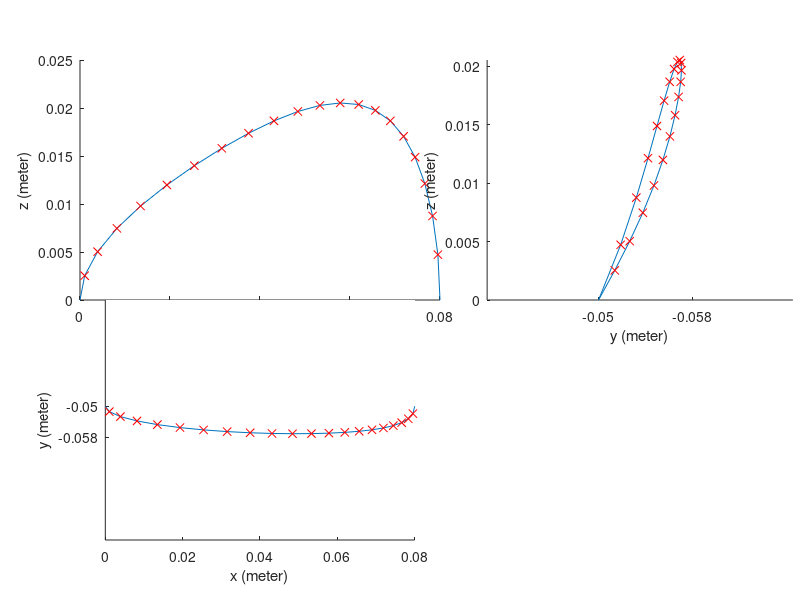

MATLAB code for this plot:
RFP = [
0.000000 -0.050000 0.000000;
0.001039 -0.051390 0.002534;
0.003912 -0.052667 0.005033;
0.008199 -0.053789 0.007464;
0.013464 -0.054737 0.009790;
0.019310 -0.055506 0.011979;
0.025409 -0.056104 0.013994;
0.031515 -0.056545 0.015802;
0.037452 -0.056847 0.017369;
0.043104 -0.057024 0.018659;
0.048404 -0.057093 0.019638;
0.053315 -0.057065 0.020271;
0.057823 -0.056949 0.020525;
0.061930 -0.056747 0.020364;
0.065641 -0.056462 0.019753;
0.068966 -0.056085 0.018659;
0.071909 -0.055606 0.017046;
0.074469 -0.055000 0.014881;
0.076630 -0.054231 0.012128;
0.078348 -0.053232 0.008754;
0.079534 -0.051893 0.004722;
0.080000 -0.050000 0.000000;
];

%plot3(RFP(:,1), RFP(:,2), RFP(:,3))
%plot3(RFP(:,1), RFP(:,2), RFP(:,3), 'rx')

figure 
subplot (2, 2, 1)
hold on
% x-z
plot(RFP(:,1), RFP(:,3))
plot(RFP(2:end-1,1), RFP(2:end-1,3), 'rx')
xlabel('x (meter)')
ylabel('z (meter)')
%axis equal
%axis tight
%box off
set (gca(), 'position', [0.1, 0.5, 0.45, 0.4])
set (gca(), 'xtick', floor(min(RFP(:,1))*100)/100:0.02:ceil(max(RFP(:,1))*100)/100)
%grid on
hold off

%figure 
subplot (2, 2, 3)
hold on
plot(RFP(:,1), RFP(:,2))
plot(RFP(2:end-1,1), RFP(2:end-1,2), 'rx')
xlabel('x (meter)')
ylabel('y (meter)')
%axis tight
axis equal
set (gca(), 'position', [0.1, 0.1, 0.45, 0.4])
set (gca(), 'xtick', floor(min(RFP(:,1))*100)/100:0.02:ceil(max(RFP(:,1))*100)/100)
set (gca(), 'ytick', [floor(min(RFP(:,2))*1000)/1000 ceil(max(RFP(:,2))*1000)/1000])
%grid on
hold off

%figure 
subplot (2, 2, 2)
hold on
% y-z
plot(RFP(:,2), RFP(:,3))
plot(RFP(2:end-1,2), RFP(2:end-1,3), 'rx')
xlabel('y (meter)')
ylabel('z (meter)')
%axis tight
axis equal
set (gca(), 'position', [0.6, 0.5, 0.4, 0.4])
set (gca(), 'xdir', 'reverse') 
set (gca(), 'xtick', [floor(min(RFP(:,2))*1000)/1000 ceil(max(RFP(:,2))*1000)/1000])
%grid on
hold off

print -depsc2 -FTimes:16 -tight foottraj.eps

